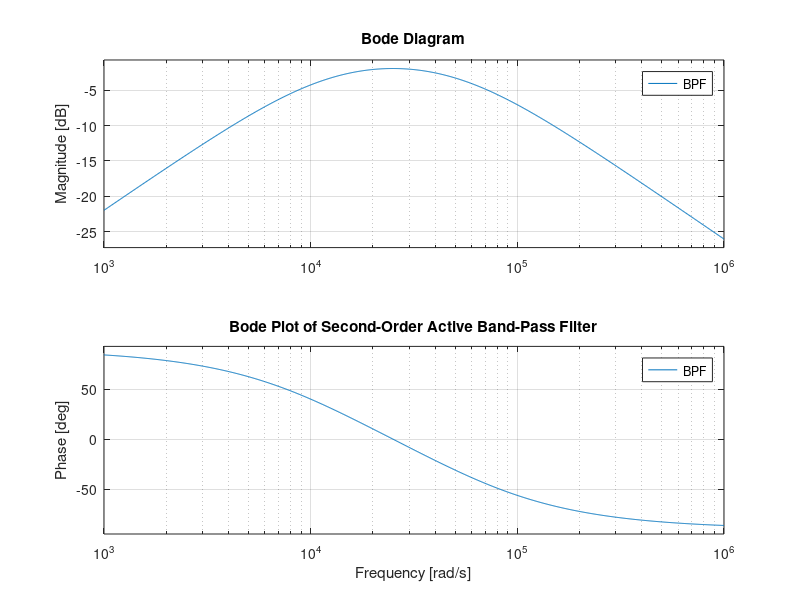

Recreate this plot in MATLAB. (Note: this script raises an error after producing the figure.)
clc;
clear;
close all;

% High-Pass Section (2 kHz)
R1 = 800;   % 800Ω 
R4 = 800;   % 800Ω 
C2 = 0.1e-6; % 0.1µF 

% Low-Pass Section (8 kHz)
R5 = 200;   % 200Ω 
C3 = 0.1e-6; % 0.1µF 

% Compute Cutoff Frequencies
fc_high = 1 / (2 * pi * R1 * C2); 
fc_low = 1 / (2 * pi * R5 * C3); 

fprintf('High-Pass Cutoff: %.2f Hz\n', fc_high);
fprintf('Low-Pass Cutoff: %.2f Hz\n', fc_low);

% Transfer Functions
s = tf('s');

% High-Pass Filter Transfer Function
HPF = (R1 * C2 * s) / (R1 * C2 * s + 1);

% Low-Pass Filter Transfer Function
LPF = 1 / (R5 * C3 * s + 1);

% Combined Band-Pass Filter
BPF = HPF * LPF;

% Bode Plot
figure;
bode(BPF);
grid on;
title('Bode Plot of Second-Order Active Band-Pass Filter');

% Frequency Response (Magnitude Plot)
figure;
freqs([1, 0], [R1 * C2, 1]); % High-Pass
hold on;
freqs([1], [R5 * C3, 1]); % Low-Pass
grid on;
title('Frequency Response of Second-Order Active Band-Pass Filter');
legend('High-Pass', 'Low-Pass');

% Step Response
figure;
step(BPF);
grid on;
title('Step Response of Second-Order Active Band-Pass Filter');
